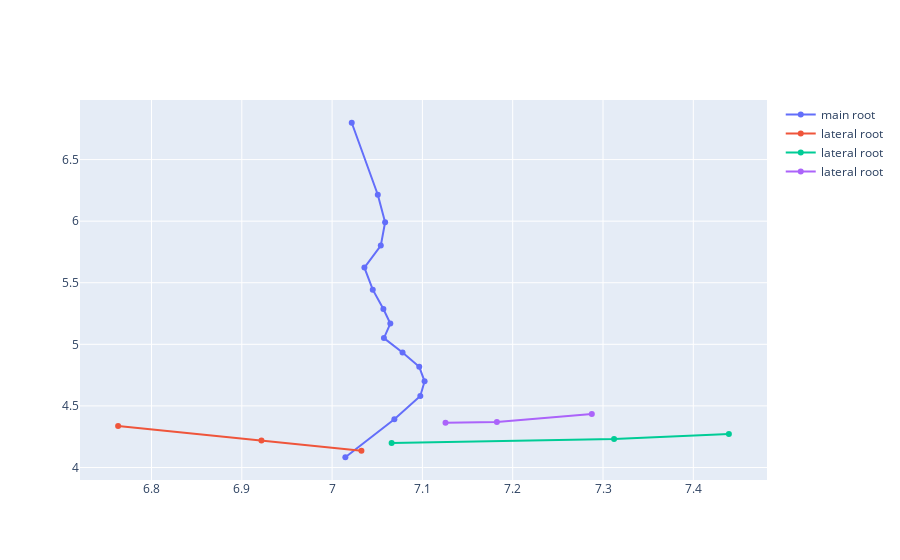
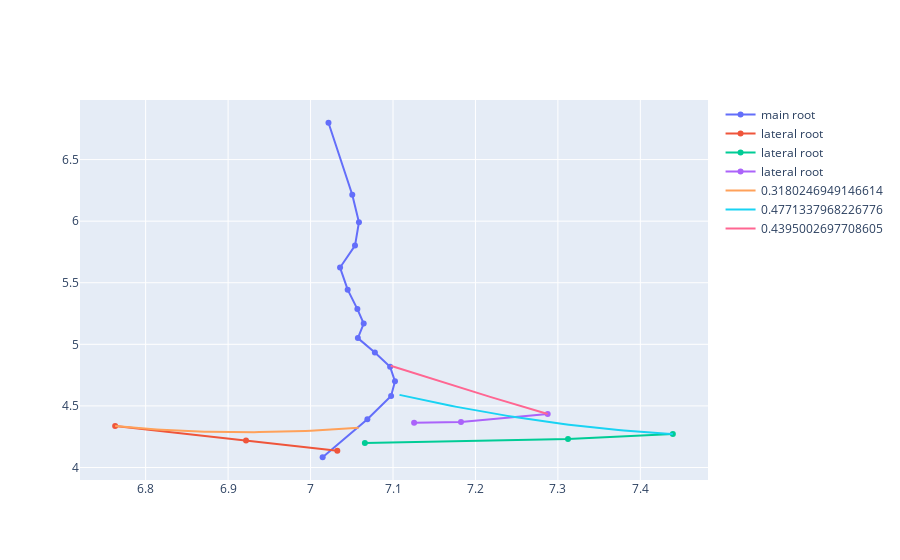
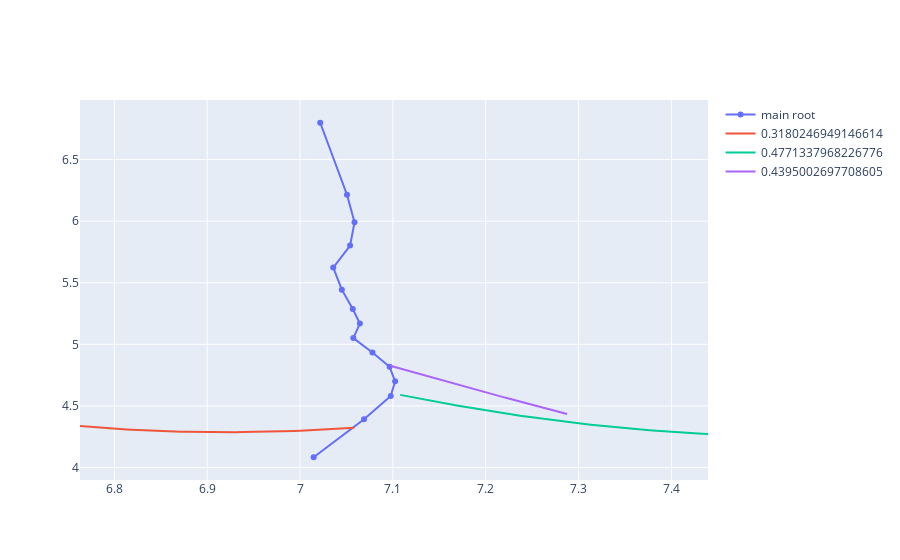
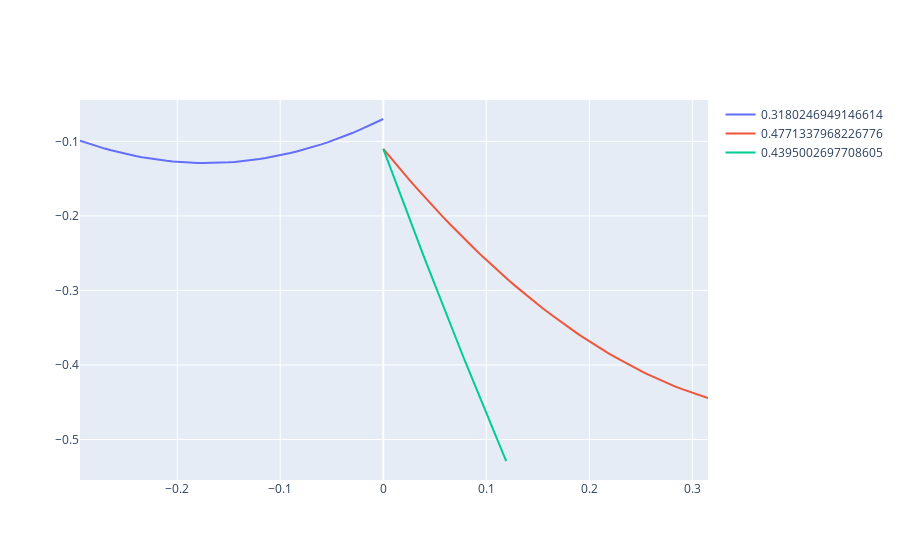

Source (notebook cell) for these figures, in order:
### Code cell
array = parseData('084_4_C_day1.csv') #using cell[2]
#returns [mainrootpoints, lateralRoot points]
fig = plotData(array) #cell[3]
fig.show()
fig2 = go.Figure()
fig3 =go.Figure()
G= 2
al =.7
latteralRoots = array[1]
MainRootPoints = array[0]
trace= plotPoints(MainRootPoints, "main root") #cell[4]
fig2.add_trace(trace)
pqs =[]
Info = [["pq", "length", "txy"]]
for root in latteralRoots:
    pqs.append(root[-1]) #takes the root tip point of each lateral root segment
for pq in pqs:
    DAC = findMostOptimal(MainRootPoints, G,al,pq) #cell[5]
    #returns length, txy, dplot, raplot
    array =[pq, DAC[0], DAC[1]]
    Info.append(array)
    fig.add_trace(DAC[3])
    fig2.add_trace(DAC[3])
    fig3.add_trace(DAC[2])
fig.show()
fig2.show()
fig3.show()
#print(Info)
print(latteralRoots)
